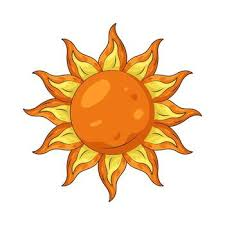
#> input picture Module 2/Lesson 3/Sun.jpg, 225 x 225 px, found by its file name
$ python 'Enhanced Annotating On An Image.py'
#> lines starting #> are read from the running program, lines starting #| are printed output that depends on the picture
import os
import cv2 as cv
import matplotlib.pyplot as plt

img_path = os.path.join('Module 2', 'Lesson 3', 'Sun.jpg')
img = cv.imread(img_path)
#> img is the input picture: shape (225, 225, 3); mean B, G, R 188.1, 217.6, 243.6
img_rgb = cv.cvtColor(img, cv.COLOR_BGR2RGB)

h, w, _ = img_rgb.shape
#> h = 225; w = 225
y = h // 2
#> y = 112
margin = 20
start_left = (margin, y)
#> start_left = (20, 112)
end_right = (w - margin, y)
#> end_right = (205, 112)
color = (255, 0, 0)
thickness = 4
cv.arrowedLine(img_rgb, start_left, end_right, color, thickness, tipLength=0.05)
cv.arrowedLine(img_rgb, end_right, start_left, color, thickness, tipLength=0.05)
#> img_rgb: shape (225, 225, 3); mean R, G, B 244.1, 214.4, 186.5

mid_x = w // 2
#> mid_x = 112
text = f"Width: {w}px"
#> text = 'Width: 225px'
font = cv.FONT_HERSHEY_SIMPLEX
text_scale = 1.2
text_thickness = 3
(text_w, text_h), baseline = cv.getTextSize(text, font, text_scale, text_thickness)
#> text_w = 248; text_h = 27; baseline = 12
text_x = mid_x - text_w // 2
#> text_x = -12
text_y = y - 25
#> text_y = 87
cv.putText(img_rgb, text, (text_x, text_y), font, text_scale, (0, 0, 0), text_thickness + 2, cv.LINE_AA)
cv.putText(img_rgb, text, (text_x, text_y), font, text_scale, (255, 255, 255), text_thickness, cv.LINE_AA)
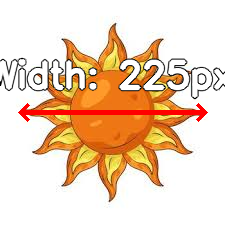
#> img_rgb: shape (225, 225, 3); mean R, G, B 239.8, 212.6, 188.3

output_dir = os.path.join('Module 2', 'Lesson 3', 'Output Images')
os.makedirs(output_dir, exist_ok=True)
output_path = os.path.join(output_dir, 'Image Annotated.jpg')
bgr_out = cv.cvtColor(img_rgb, cv.COLOR_RGB2BGR)
cv.imwrite(output_path, bgr_out)

plt.figure(figsize=(12, 8))
plt.imshow(img_rgb)
plt.axis('off')
plt.title('Image Width Annotation')
plt.show()
